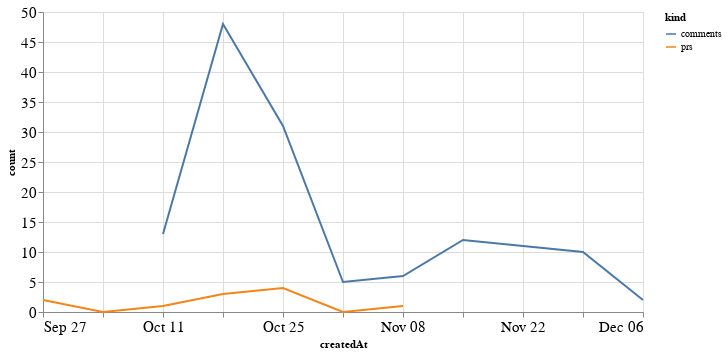

Notebook code cell kept with this figure:
### Code cell
alt.Chart(total_time, width=600).mark_line().encode(
    x='createdAt',
    y='count',
    color='kind'
)

### Figure 1 — Vega-Lite specification as saved in the notebook (floating-point values rounded to 4 significant figures)
{"config": {"axisLeft": {"labelFontSize": 15}, "axisBottom": {"labelFontSize": 15}}, "data": {"name": "data-069dfdc29fb2987c9841dd71a75c00fb"}, "mark": "line", "encoding": {"color": {"type": "nominal", "field": "kind"}, "x": {"type": "temporal", "field": "createdAt"}, "y": {"type": "quantitative", "field": "count"}}, "width": 600, "$schema": "https://vega.github.io/schema/vega-lite/v4.8.1.json", "datasets": {"data-069dfdc29fb2987c9841dd71a75c00fb": [{"createdAt": "2020-09-27T00:00:00", "kind": "prs", "count": 2.0}, {"createdAt": "2020-10-04T00:00:00", "kind": "prs", "count": 0.0}, {"createdAt": "2020-10-11T00:00:00", "kind": "prs", "count": 1.0}, {"createdAt": "2020-10-18T00:00:00", "kind": "prs", "count": 3.0}, {"createdAt": "2020-10-25T00:00:00", "kind": "prs", "count": 4.0}, {"createdAt": "2020-11-01T00:00:00", "kind": "prs", "count": 0.0}, {"createdAt": "2020-11-08T00:00:00", "kind": "prs", "count": 1.0}, {"createdAt": "2020-11-15T00:00:00", "kind": "prs", "count": null}, {"createdAt": "2020-11-22T00:00:00", "kind": "prs", "count": null}, {"createdAt": "2020-11-29T00:00:00", "kind": "prs", "count": null}, {"createdAt": "2020-12-06T00:00:00", "kind": "prs", "count": null}, {"createdAt": "2020-09-27T00:00:00", "kind": "comments", "count": null}, {"createdAt": "2020-10-04T00:00:00", "kind": "comments", "count": null}, {"createdAt": "2020-10-11T00:00:00", "kind": "comments", "count": 13.0}, {"createdAt": "2020-10-18T00:00:00", "kind": "comments", "count": 48.0}, {"createdAt": "2020-10-25T00:00:00", "kind": "comments", "count": 31.0}, {"createdAt": "2020-11-01T00:00:00", "kind": "comments", "count": 5.0}, {"createdAt": "2020-11-08T00:00:00", "kind": "comments", "count": 6.0}, {"createdAt": "2020-11-15T00:00:00", "kind": "comments", "count": 12.0}, {"createdAt": "2020-11-22T00:00:00", "kind": "comments", "count": 11.0}, {"createdAt": "2020-11-29T00:00:00", "kind": "comments", "count": 10.0}, {"createdAt": "2020-12-06T00:00:00", "kind": "comments", "count": 2.0}]}}
